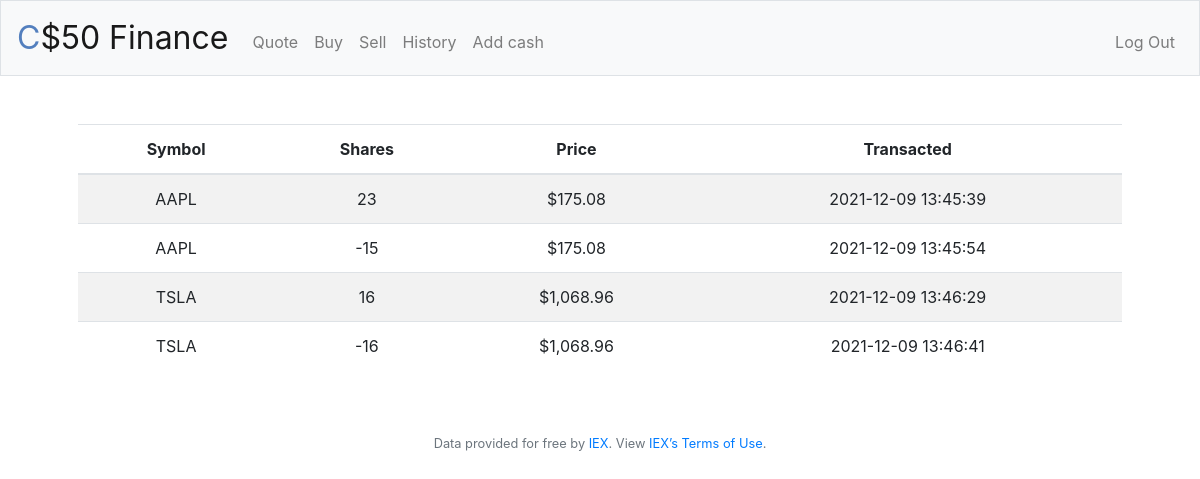
The app's page /history (signed in) with its own data.
### tables this page shows
CREATE TABLE 'transactions' ( id INTEGER PRIMARY KEY AUTOINCREMENT, user_id INTEGER NOT NULL, name TEXT NOT NULL, shares INTEGER NOT NULL, price NUMERIC NOT NULL, type TEXT NOT NULL, symbol TEXT NOT NULL, time TIMESTAMP DEFAULT CURRENT_TIMESTAMP, FOREIGN KEY(user_id) REFERENCES users(id) );

### application.py (the view)
@app.route("/history")
@login_required
def history():
    transaction = db.execute("SELECT symbol, price, shares, time FROM transactions WHERE user_id=:user_id", user_id=session["user_id"])
    for i in range(len(transaction)):
        transaction[i]["price"] = usd(transaction[i]["price"])
    return render_template("history.html", transaction=transaction)

### application.py (called while the page is built)
@app.after_request
def after_request(response):
    response.headers["Cache-Control"] = "no-cache, no-store, must-revalidate"
    response.headers["Expires"] = 0
    response.headers["Pragma"] = "no-cache"
    return response

### helpers.py (called while the page is built)
def login_required(f):
    @wraps(f)
    def decorated_function(*args, **kwargs):
        if session.get("user_id") is None:
            return redirect("/login")
        return f(*args, **kwargs)
    return decorated_function

def usd(value):
    return f"${value:,.2f}"

### templates/history.html (shortened to what this page needs)
{% extends "layout.html" %}
{% block main %}
    <table class="table table-striped">
        <thead>
            <tr>
                <th>
                    Symbol
                </th>
                <th>
                    Shares
                </th>
                <th>
                    Price
                </th>
                <th>
                    Transacted
                </th>
            </tr>
        </thead>
        <tbody>
            {% for i in transaction %}
            <tr>
                <td> {{ i["symbol"] }} </td>
                <td> {{ i["shares"] }} </td>
                <td> {{ i["price"] }} </td>
                <td> {{ i["time"] }} </td>
            </tr>
            {% endfor %}
        </tbody>
    </table>
{% endblock %}

### records on screen
transactions: symbol "AAPL", shares "23", price "$175.08", time "2021-12-09 13:45:39"
transactions: symbol "AAPL", shares "-15", price "$175.08", time "2021-12-09 13:45:54"
transactions: symbol "TSLA", shares "16", price "$1,068.96", time "2021-12-09 13:46:29"
transactions: symbol "TSLA", shares "-16", price "$1,068.96", time "2021-12-09 13:46:41"
